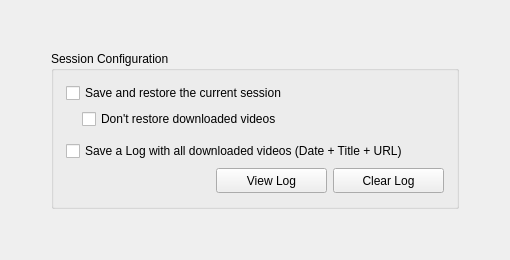
     <widget class="QWidget" name="pgSession">
      <layout class="QGridLayout">
       <item row="0" column="1">
        <spacer name="spacer_3">
         <property name="orientation">
          <enum>Qt::Vertical</enum>
         </property>
         <property name="sizeHint" stdset="0">
          <size>
           <width>20</width>
           <height>40</height>
          </size>
         </property>
        </spacer>
       </item>
       <item row="1" column="0">
        <spacer name="spacer_4">
         <property name="orientation">
          <enum>Qt::Horizontal</enum>
         </property>
         <property name="sizeHint" stdset="0">
          <size>
           <width>40</width>
           <height>20</height>
          </size>
         </property>
        </spacer>
       </item>
       <item row="1" column="1" colspan="2">
        <widget class="QGroupBox" name="gpbSession">
         <property name="title">
          <string>Session Configuration </string>
         </property>
         <layout class="QGridLayout">
          <property name="leftMargin">
           <number>12</number>
          </property>
          <property name="topMargin">
           <number>12</number>
          </property>
          <property name="rightMargin">
           <number>12</number>
          </property>
          <property name="bottomMargin">
           <number>12</number>
          </property>
          <item row="0" column="0">
           <layout class="QVBoxLayout" name="boxLayout_5">
            <item>
             <widget class="QCheckBox" name="chbSaveRestore">
              <property name="whatsThis">
               <string>If this option is checked, on close the xVideoServiceThief, the downloads list will be saved (and restored on open again the xVST)</string>
              </property>
              <property name="accessibleName">
               <string>Save and restore current session checkbox</string>
              </property>
              <property name="accessibleDescription">
               <string>If this option is checked, on close the xVideoServiceThief, the downloads list will be saved (and restored on open again the xVST)</string>
              </property>
              <property name="text">
               <string>Save and restore the current session</string>
              </property>
             </widget>
            </item>
            <item>
             <layout class="QHBoxLayout" name="boxLayout_6">
              <item>
               <spacer name="spacer_6">
                <property name="orientation">
                 <enum>Qt::Horizontal</enum>
                </property>
                <property name="sizeType">
                 <enum>QSizePolicy::Fixed</enum>
                </property>
                <property name="sizeHint" stdset="0">
                 <size>
                  <width>16</width>
                  <height>16</height>
                 </size>
                </property>
               </spacer>
              </item>
              <item>
               <widget class="QCheckBox" name="chbDontrestoreDownloads">
                <property name="whatsThis">
                 <string>If this option is checked, the completed videos will not be restored in next session</string>
                </property>
                <property name="accessibleName">
                 <string>Don't restore downloaded videos</string>
                </property>
                <property name="accessibleDescription">
                 <string>If this option is checked, the completed videos will not be restored in next session</string>
                </property>
                <property name="text">
                 <string>Don't restore downloaded videos</string>
                </property>
               </widget>
              </item>
             </layout>
            </item>
            <item>
             <spacer name="spacer_7">
              <property name="orientation">
               <enum>Qt::Vertical</enum>
              </property>
              <property name="sizeType">
               <enum>QSizePolicy::Fixed</enum>
              </property>
              <property name="sizeHint" stdset="0">
               <size>
                <width>20</width>
                <height>6</height>
               </size>
              </property>
             </spacer>
            </item>
            <item>
             <widget class="QCheckBox" name="chbSaveLog">
              <property name="whatsThis">
               <string>If this option is checked, the xVST will save a log with all downloaded videos (Date + Title + URL)</string>
              </property>
              <property name="accessibleName">
               <string>Save log checkbox</string>
              </property>
              <property name="accessibleDescription">
               <string>If this option is checked, the xVST will save a log with all downloaded videos (Date + Title + URL)</string>
              </property>
              <property name="text">
               <string>Save a Log with all downloaded videos (Date + Title + URL)</string>
              </property>
             </widget>
            </item>
            <item>
             <layout class="QHBoxLayout" name="boxLayout_7">
              <item>
               <spacer name="spacer_8">
                <property name="orientation">
                 <enum>Qt::Horizontal</enum>
                </property>
                <property name="sizeType">
                 <enum>QSizePolicy::Fixed</enum>
                </property>
                <property name="sizeHint" stdset="0">
                 <size>
                  <width>150</width>
                  <height>27</height>
                 </size>
                </property>
               </spacer>
              </item>
              <item>
               <widget class="QPushButton" name="btnViewLog">
                <property name="minimumSize">
                 <size>
                  <width>111</width>
                  <height>25</height>
                 </size>
                </property>
                <property name="whatsThis">
                 <string>Open the Log viewer</string>
                </property>
                <property name="accessibleName">
                 <string>Log viewer button</string>
                </property>
                <property name="accessibleDescription">
                 <string>Open the Log viewer</string>
                </property>
                <property name="text">
                 <string>View Log</string>
                </property>
               </widget>
              </item>
              <item>
               <widget class="QPushButton" name="btnClearLog">
                <property name="minimumSize">
                 <size>
                  <width>111</width>
                  <height>25</height>
                 </size>
                </property>
                <property name="whatsThis">
                 <string>Clear the current downloads log</string>
                </property>
                <property name="accessibleName">
                 <string>Clear log button</string>
                </property>
                <property name="accessibleDescription">
                 <string>Clear the current downloads log</string>
                </property>
                <property name="text">
                 <string>Clear Log</string>
                </property>
               </widget>
              </item>
             </layout>
            </item>
           </layout>
          </item>
         </layout>
        </widget>
       </item>
       <item row="1" column="3">
        <spacer name="spacer_2">
         <property name="orientation">
          <enum>Qt::Horizontal</enum>
         </property>
         <property name="sizeHint" stdset="0">
          <size>
           <width>40</width>
           <height>20</height>
          </size>
         </property>
        </spacer>
       </item>
       <item row="2" column="2">
        <spacer name="spacer_5">
         <property name="orientation">
          <enum>Qt::Vertical</enum>
         </property>
         <property name="sizeHint" stdset="0">
          <size>
           <width>20</width>
           <height>40</height>
          </size>
         </property>
        </spacer>
       </item>
      </layout>
     </widget>
